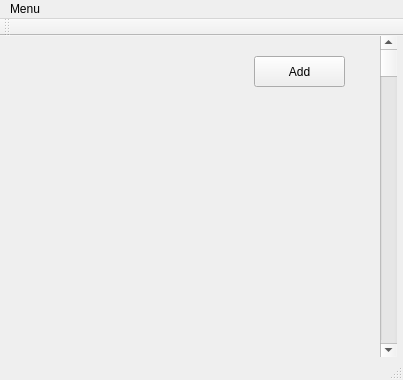
<?xml version="1.0" encoding="UTF-8"?>
<ui version="4.0">
 <class>MainWindow</class>
 <widget class="QMainWindow" name="MainWindow">
  <property name="geometry">
   <rect>
    <x>0</x>
    <y>0</y>
    <width>403</width>
    <height>380</height>
   </rect>
  </property>
  <property name="windowTitle">
   <string>MainWindow</string>
  </property>
  <widget class="QWidget" name="centralWidget">
   <widget class="QPushButton" name="pushButton">
    <property name="geometry">
     <rect>
      <x>254</x>
      <y>20</y>
      <width>91</width>
      <height>31</height>
     </rect>
    </property>
    <property name="text">
     <string>Add</string>
    </property>
   </widget>
   <widget class="QScrollBar" name="verticalScrollBar">
    <property name="geometry">
     <rect>
      <x>380</x>
      <y>0</y>
      <width>17</width>
      <height>321</height>
     </rect>
    </property>
    <property name="maximumSize">
     <size>
      <width>17</width>
      <height>331</height>
     </size>
    </property>
    <property name="orientation">
     <enum>Qt::Vertical</enum>
    </property>
   </widget>
  </widget>
  <widget class="QMenuBar" name="menuBar">
   <property name="geometry">
    <rect>
     <x>0</x>
     <y>0</y>
     <width>403</width>
     <height>21</height>
    </rect>
   </property>
   <widget class="QMenu" name="menuMenu">
    <property name="title">
     <string>Menu</string>
    </property>
    <addaction name="actionNew_game"/>
    <addaction name="actionContinued"/>
    <addaction name="separator"/>
    <addaction name="actionExit"/>
   </widget>
   <addaction name="menuMenu"/>
  </widget>
  <widget class="QToolBar" name="mainToolBar">
   <attribute name="toolBarArea">
    <enum>TopToolBarArea</enum>
   </attribute>
   <attribute name="toolBarBreak">
    <bool>false</bool>
   </attribute>
  </widget>
  <widget class="QStatusBar" name="statusBar"/>
  <action name="actionNew_game">
   <property name="text">
    <string>New game</string>
   </property>
  </action>
  <action name="actionExit">
   <property name="text">
    <string>Exit</string>
   </property>
  </action>
  <action name="actionSave_Exit">
   <property name="text">
    <string>Save and Exit</string>
   </property>
  </action>
  <action name="actionContinued">
   <property name="text">
    <string>Continued</string>
   </property>
  </action>
 </widget>
 <layoutdefault spacing="6" margin="11"/>
 <resources/>
 <connections/>
</ui>
